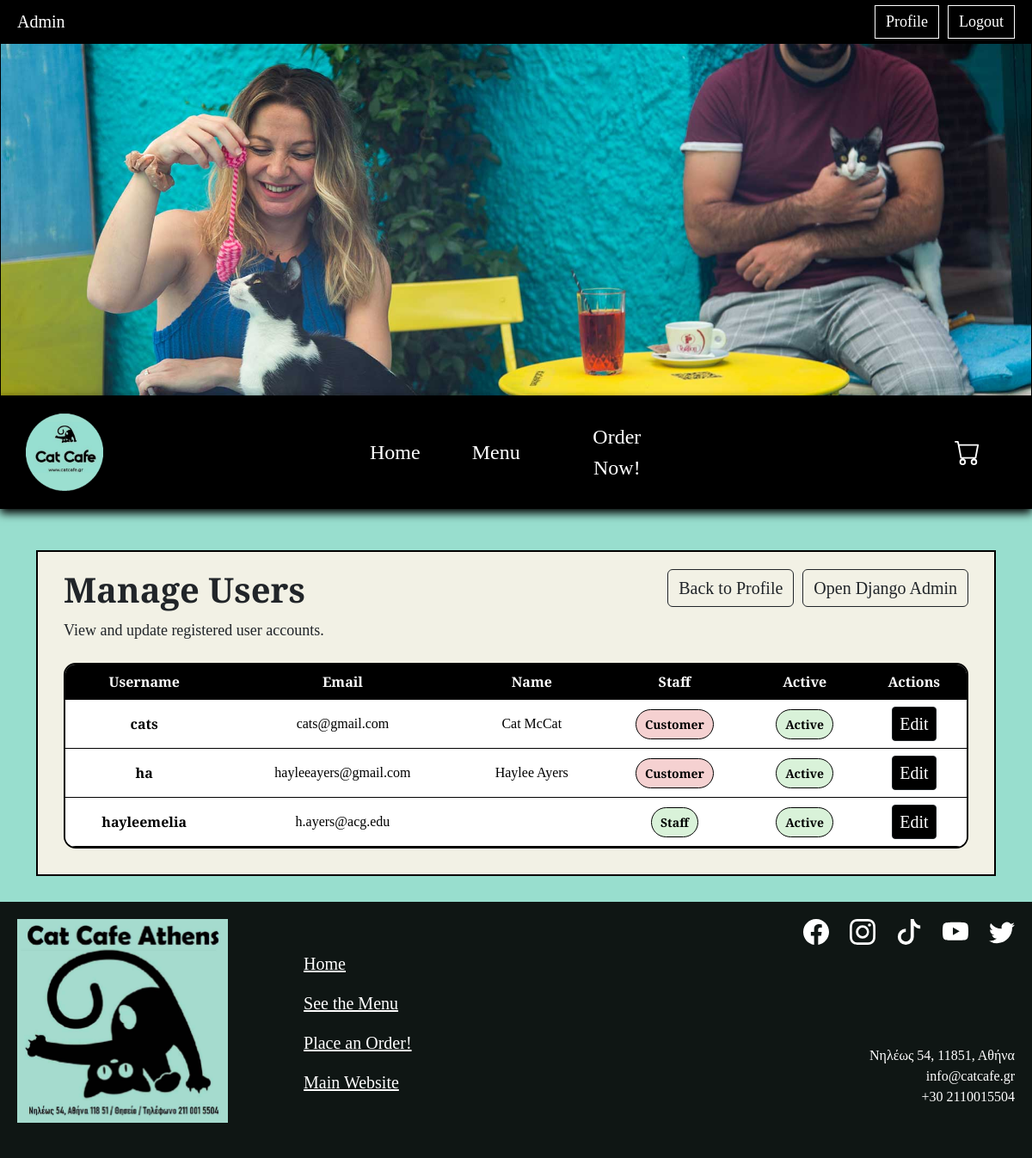
Page /accounts/admin/users/ (signed in) on the committed database.
### accounts/models.py (models this page shows, shortened)
class User(AbstractUser):
    phone_number = models.CharField(max_length=15, blank=True)
    favorites = models.ManyToManyField('catalog.MenuItem', blank=True, related_name='favorited_by')

### accounts/views.py (the view)
# urls.py: path('admin/users/', manage_users, name='manage_users'),
@staff_member_required
def manage_users(request):
    users = User.objects.all().order_by('username')
    return render(request, 'accounts/admin/manage_users.html', {
        'users': users,
    })

### accounts/templates/accounts/admin/manage_users.html (shortened to what this page needs)
{% extends 'base.html' %}
{% load static %}
{% block extra_css %}
<link rel="stylesheet" href="{% static 'css/management.css' %}">
{% endblock %}
{% block content %}
<div class="container mt-5 management-page">
    <div class="beige-box management-box">
        <div class="management-header">
            <div class="management-title-group">
                <h1>Manage Users</h1>
                <p class="management-subtitle">View and update registered user accounts.</p>
            </div>
            <div class="management-actions">
                <a href="{% url 'accounts:profile' %}" class="btn btn-outline-dark">Back to Profile</a>
                <a href="/admin/" class="btn btn-outline-dark">Open Django Admin</a>
            </div>
        </div>
        <div class="table-responsive management-table-wrapper">
            <table class="table management-table align-middle">
                <thead>
                    <tr>
                        <th>Username</th>
                        <th>Email</th>
                        <th>Name</th>
                        <th>Staff</th>
                        <th>Active</th>
                        <th>Actions</th>
                    </tr>
                </thead>
                <tbody>
                    {% for account in users %}
                        <tr>
                            <td class="fw-bold">{{ account.username }}</td>
                            <td>{{ account.email }}</td>
                            <td>{{ account.first_name }} {{ account.last_name }}</td>
                            <td>
                                {% if account.is_staff %}
                                    <span class="status-badge available">Staff</span>
                                {% else %}
                                    <span class="status-badge unavailable">Customer</span>
                                {% endif %}
                            </td>
                            <td>
                                {% if account.is_active %}
                                    <span class="status-badge available">Active</span>
                                {% else %}
                                    <span class="status-badge unavailable">Inactive</span>
                                {% endif %}
                            </td>
                            <td>
                                <div class="table-action-buttons">
                                    <a href="{% url 'accounts:edit_user' account.pk %}" class="btn btn-dark btn-sm">
                                        Edit
                                    </a>
                                </div>
                            </td>
                        </tr>
                    {% empty %}
                        <tr>
                            <td colspan="6" class="text-center py-4">No users found.</td>
                        </tr>
                    {% endfor %}
                </tbody>
            </table>
        </div>
    </div>
</div>
{% endblock %}

### static/css/main.css (style rules this page uses)
body { margin: 0; background-color: #98DECE; font-family: "Bree Serif", serif; }
h1 { text-align: center; font-size: 40px; font-weight: bold; margin-top: 20px; margin-bottom: 10px; }
.beige-box { border: 2px solid black; background-color: #F2F1E5; padding: 0 30px; }
.btn { font-size: 20px; }
.btn-dark { background-color: black; }

### static/css/management.css (style rules this page uses)
.management-box { border: 2px solid black; padding-bottom: 30px; }
.management-header { display: flex; justify-content: space-between; align-items: flex-start; gap: 20px; margin-bottom: 24px; }
.management-title-group { display: flex; flex-direction: column; }
.management-page .management-header h1 { display: block; width: auto; text-align: left; }
.management-subtitle { font-size: 18px; margin-bottom: 0; }
.management-actions { display: flex; gap: 10px; flex-wrap: wrap; justify-content: flex-end; margin-top: 20px; }
.management-table-wrapper { border: 2px solid black; border-radius: 14px; overflow: auto; background-color: #F2F1E5; }
.management-table { margin-bottom: 0; min-width: 850px; }
.management-table thead th { background-color: black; color: white; border-color: black; text-align: center; vertical-align: middle; }
.management-table tbody td { border-color: black; text-align: center; vertical-align: middle; }
.status-badge { display: inline-block; padding: 6px 10px; border-radius: 999px; font-size: 14px; font-weight: 600; border: 1px solid black; }
.status-badge.available { background-color: #d9f2d9; }
.status-badge.unavailable { background-color: #f5d1d1; }
.table-action-buttons { display: flex; justify-content: center; gap: 8px; }

### rows in the picture
User: username "cats", email "cats@gmail.com", first_name "Cat", last_name "McCat", is_staff "Customer", is_active "Active"
User: username "ha", email "hayleeayers@gmail.com", first_name "Haylee", last_name "Ayers", is_staff "Customer", is_active "Active"
User: username "hayleemelia", email "h.ayers@acg.edu", is_staff "Staff", is_active "Active"
